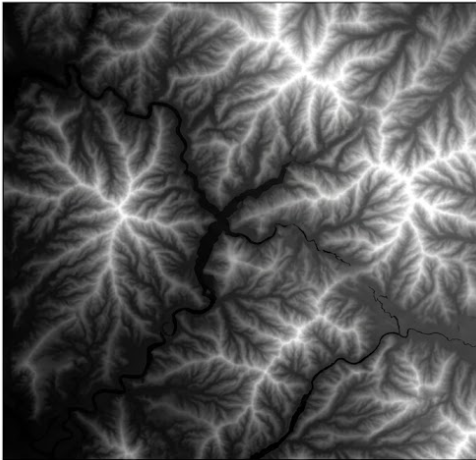
#> input picture backend/wayanad_elevation.png, 476 x 460 px
$ python ingest_wayanad.py
#> lines starting #> are read from the running program, lines starting #| are printed output that depends on the picture; after the words box and inside, x2 and y2 are one past the last pixel; in counts of white or black regions, pixels touching at a corner belong together
"""
Converts the real-world Wayanad (2024 Mundakkai/Chooralmala landslide zone)
elevation heightmap into the same {width, height, resolution, elevation[][],
obstacles[][], temperature[][]} grid shape the rest of AEGIS-NAV already
uses, so the Wayanad Digital Twin page and Backend 2's A*/D* Lite planners
work over it exactly like the synthetic terrain does.

wayanad_elevation.png is 476x460 RGBA, not the 100x100/256x256 the spec
assumed -- resampled to a fixed square GRID_SIZE grid since a real-world
raster's native pixel dimensions aren't the app's planning-grid resolution.

The source image itself turns out to be a hillshade / slope-relief render
(bright ridgelines catching simulated light, dark branching drainage
channels in shadow) rather than a raw smooth elevation surface -- visually
inspecting it shows the fine spidery ridge/valley texture characteristic of
that GIS rendering style, not a DEM. Read directly as height, that texture
becomes real per-cell noise (adjacent cells differing by up to ~20m out of
a 0-25m range), which renders as a spiky, un-cinematic mess rather than
terrain. A Gaussian blur at full resolution before downsampling removes
that fine hachure texture while preserving the large-scale ridge/valley
shape the hillshade is actually depicting -- if true elevation accuracy
matters later, swap this for a real DEM and drop the blur.

Elevation uses a LANCZOS resize (smooth interpolation suits a continuous
heightmap), but obstacles are computed from the FULL-resolution grayscale
first and then OR-pooled down (a target cell is blocked if ANY source pixel
under it was pure black) rather than resized directly -- a smoothing filter
would blur pure-black pixels into near-black ones and a naive nearest-
neighbor downsample could skip past a small black obstacle blob entirely
between sampled points.
"""

import json
from pathlib import Path

import numpy as np
from PIL import Image, ImageFilter

# Matches CommandCenter's own grid (see backend/simulation/cost_field.py) --
# not just for consistency. Backend 2's D* Lite update_obstacles() calls
# Grid2D::recompute_clearance() on every mutation, which is a full
# multi-source Dijkstra over the WHOLE grid (src/core/grid2d.cpp), not a
# localized repair -- its cost scales with total cell count, independent of
# how large the obstacle actually is. At 200x200 (40,000 cells, 4x this
# size) D* Lite's real repair latency was consistently far worse than the
# frozen A* cold-start baseline it's meant to be compared against, which
# isn't a radius-tuning problem, it's a grid-size one.
GRID_SIZE = 100
ELEVATION_MIN_M = 0.0
ELEVATION_MAX_M = 25.0
DEFAULT_TEMPERATURE_C = 25.0
ELEVATION_SMOOTHING_RADIUS_PX = 7.0

SCRIPT_DIR = Path(__file__).parent
SOURCE_IMAGE = SCRIPT_DIR / "wayanad_elevation.png"
OUTPUT_JSON = SCRIPT_DIR / "wayanad_grid.json"


def _or_pool_obstacles(mask: np.ndarray, grid_size: int) -> np.ndarray:
    h, w = mask.shape
    pad_h = (-h) % grid_size
    pad_w = (-w) % grid_size
    padded = np.pad(mask, ((0, pad_h), (0, pad_w)), mode="constant", constant_values=False)
    block_h = padded.shape[0] // grid_size
    block_w = padded.shape[1] // grid_size
    return padded.reshape(grid_size, block_h, grid_size, block_w).any(axis=(1, 3))


def main() -> None:
    grayscale = Image.open(SOURCE_IMAGE).convert("L")

    # Elevation: blur out the hillshade's fine ridge/valley hachure texture
    # (see module docstring) before the smooth resize down to the planning
    # grid.
    blurred = grayscale.filter(ImageFilter.GaussianBlur(radius=ELEVATION_SMOOTHING_RADIUS_PX))
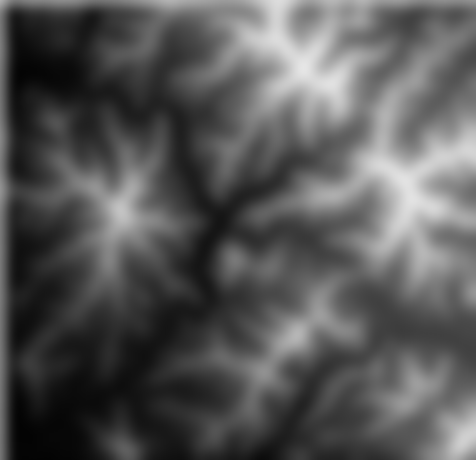
#> blurred: PIL image 476x460 L; min 3, max 230, mean 87.2
    resized = blurred.resize((GRID_SIZE, GRID_SIZE), Image.LANCZOS)
    elevation = (np.array(resized).astype(np.float64) / 255.0) * (ELEVATION_MAX_M - ELEVATION_MIN_M) + ELEVATION_MIN_M
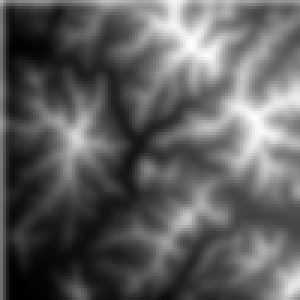
#> elevation: shape (100, 100) float64 (shown 3 times larger); min 0.294, max 22.45, mean 8.5; drawn with min black and max white
    elevation = np.round(elevation, 3)

    # Obstacles: hard-block pure black pixels (water/deep valleys), computed
    # at full resolution then pooled down -- see module docstring.
    full_res_mask = np.array(grayscale) == 0
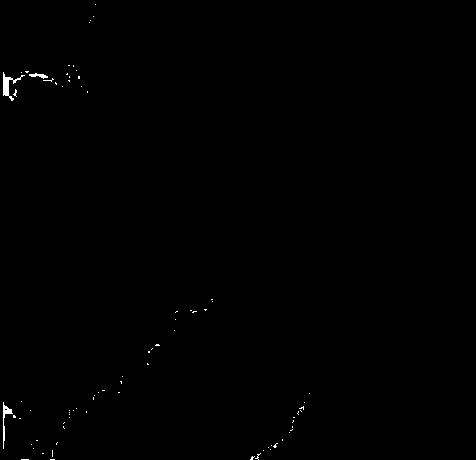
#> full_res_mask: shape (460, 476) bool; 0.27% white; 80 white regions (77 under 20 px), largest, box (x1, y1, x2, y2) and area: (3, 72, 25, 101) 174, (3, 402, 13, 449) 118, (29, 73, 48, 79) 56
    obstacles = _or_pool_obstacles(full_res_mask, GRID_SIZE)
#> in _or_pool_obstacles, `padded = np.pad(mask, ((0, pad_h), (0, pad_w)), mode="constant", const..`:
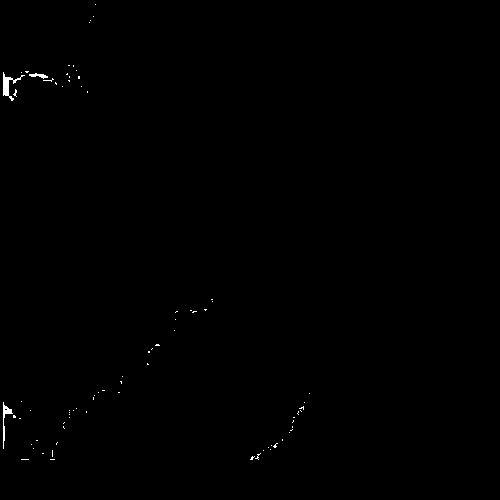
#> padded: shape (500, 500) bool; 0.23% white; 80 white regions (77 under 20 px), largest, box (x1, y1, x2, y2) and area: (3, 72, 25, 101) 174, (3, 402, 13, 449) 118, (29, 73, 48, 79) 56
#> in _or_pool_obstacles, `return padded.reshape(grid_size, block_h, grid_size, block_w).any(axis..`:
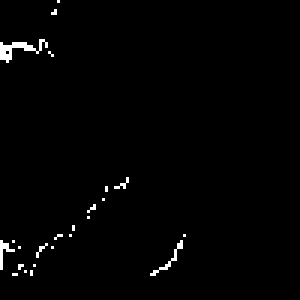
#> returned value: shape (100, 100) bool (shown 3 times larger); 1.3% white in thin lines or dots, all inside (x1, y1, x2, y2) = (0, 0, 62, 92)

    temperature = np.full((GRID_SIZE, GRID_SIZE), DEFAULT_TEMPERATURE_C)

    grid = {
        "width": GRID_SIZE,
        "height": GRID_SIZE,
        "resolution": 1.0,
        "elevation": elevation.tolist(),
        "obstacles": obstacles.tolist(),
        "temperature": temperature.tolist(),
    }

    OUTPUT_JSON.write_text(json.dumps(grid))

    obstacle_count = int(obstacles.sum())
#> obstacle_count = 128
    print(
        f"Wrote {OUTPUT_JSON} ({GRID_SIZE}x{GRID_SIZE}, "
        f"elevation {elevation.min():.1f}-{elevation.max():.1f}m, "
        f"{obstacle_count} obstacle cells)"
    )
#| Wrote backend/wayanad_grid.json (100x100, elevation 0.3-22.5m, 128 obstacle cells)


if __name__ == "__main__":
    main()
